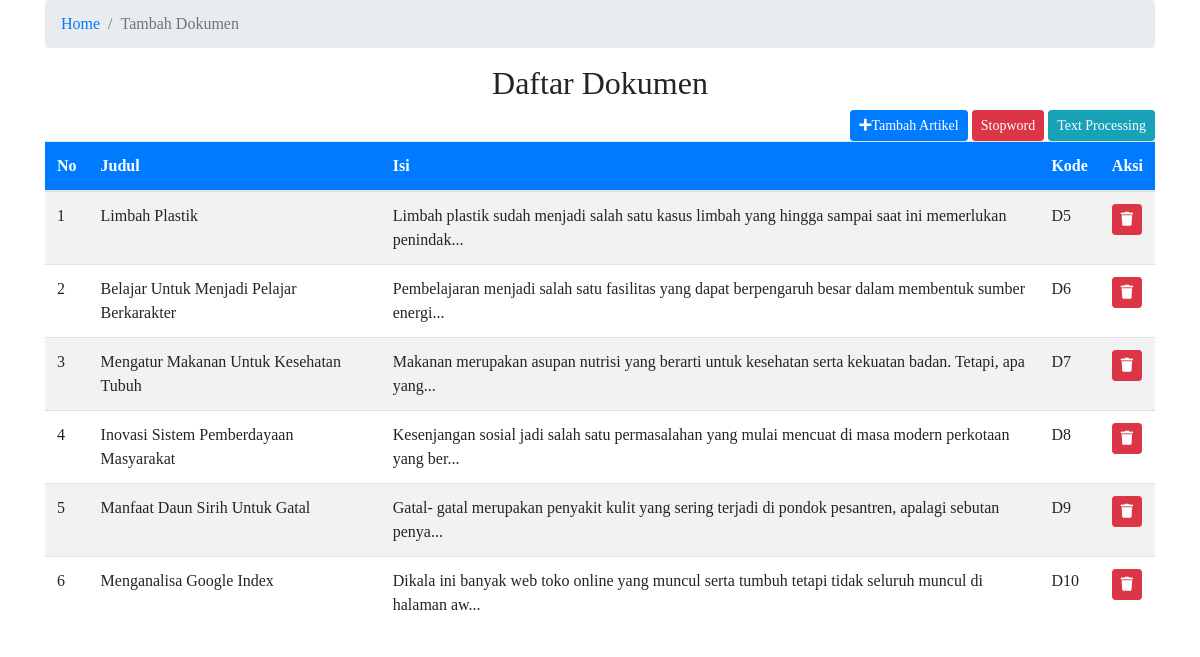
The page /add_dokumen.php on the database as committed earlier.
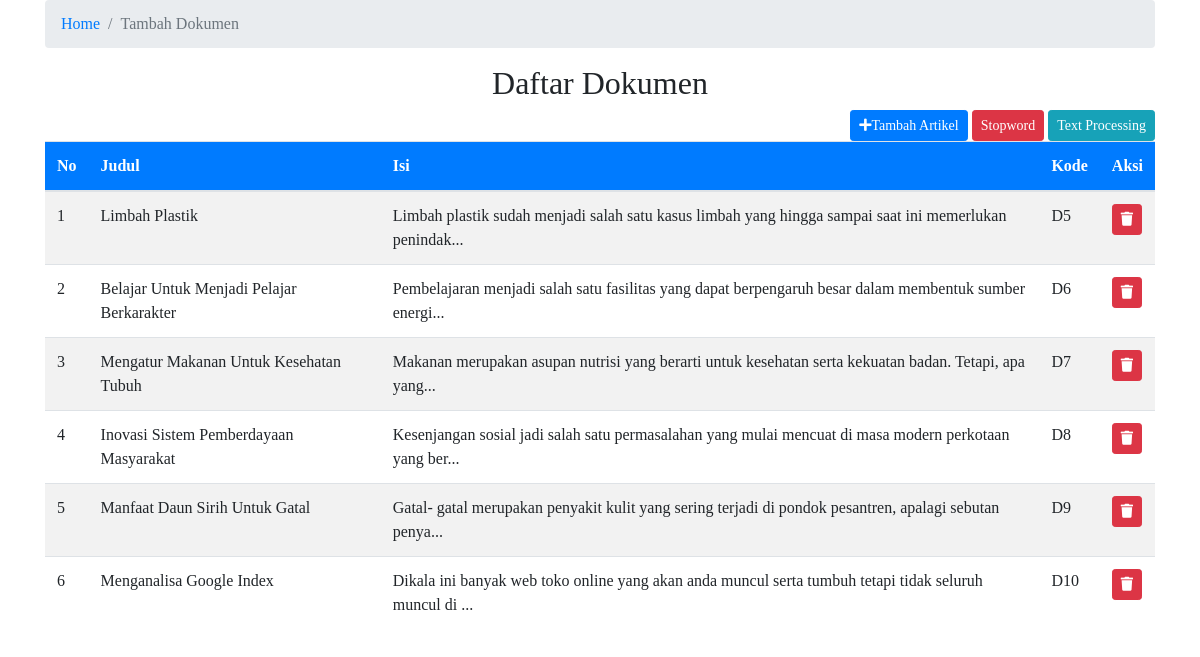
The same page on the database as committed later.
### tables this page shows
CREATE TABLE `tbdokumen` (
  `Id` int(11) NOT NULL,
  `Judul` varchar(100) NOT NULL,
  `dokumen` text NOT NULL,
  `nm_dk` text NOT NULL
);

### add_dokumen.php (the view, shortened to what this page needs)
<!DOCTYPE html>
<html>
<head>
	<link rel="stylesheet" type="text/css" href="assets/bootstrap/dist/css/bootstrap.min.css">
	<link rel="stylesheet" type="text/css" href="assets/fontawesome/css/all.min.css">
</head>
<body>
	<div class="container">
		<nav aria-label="breadcrumb">
			<ol class="breadcrumb">
				<li class="breadcrumb-item"><a href="index.php">Home</a></li>
				<li class="breadcrumb-item active" aria-current="page">Tambah Dokumen</li>
			</ol>
		</nav>
				<h2 class="text-center">Daftar Dokumen</h2>
				<div class="add float-right">
					<div>
						<button class="btn btn-primary btn-sm" data-toggle="modal" data-target="#exampleModal"><i class="fa fa-plus"></i>Tambah Artikel</button>
						<button type="button" class="btn btn-danger btn-sm" data-toggle="modal" data-target="#stopword">
						Stopword
						</button>
						<a class="btn btn-info btn-sm" href="_tokenisasi.php">Text Processing</a>
					</div>
				</div>
				<table class="table table-striped">
				  <thead class="bg-primary text-white">
				    <tr>
				      <th scope="col">No</th>
				      <th scope="col">Judul</th>
				      <th scope="col">Isi</th>
				      <th scope="col">Kode</th>
				      <th scope="col">Aksi</th>
				    </tr>
				  </thead>
				  <tbody>
				    <?php
				    	include 'koneksi.php';
						$result = mysqli_query($konek,"SELECT * FROM tbdokumen ORDER BY Id");
						$no = 1;
							while($row = mysqli_fetch_array($result)) {
								echo '<tr>';
						    	echo '<td>'.$no.'</td>';
							    echo '<td>'.$row['Judul'].'</td>';
							    echo '<td>'.substr_replace($row['dokumen'],"...",100).'</td>';
							    echo '<td>'.$row['nm_dk'].'</td>';
							    ?>
							    <td><a class="btn btn-danger btn-sm" onclick="return confirm('Yakin Ingin Hapus?')" href="hapus.php?idDock=<?= $row['Id'] ?>"><i class="fa fa-trash"></i></a>
							    <?php
								echo '</tr>';
								$no++;
							}
						?>
				  </tbody>
				</table>
		</div>
</body>
</html>

Rows that differ between the two databases and show on the page:
changed tbdokumen "Menganalisa Google Index": dokumen "Dikala ini banyak web toko online yang muncul serta tumbuh tetapi tidak seluruh muncul di halaman aw..." → "Dikala ini banyak web toko online yang akan anda muncul serta tumbuh tetapi tidak seluruh muncul di ..."
